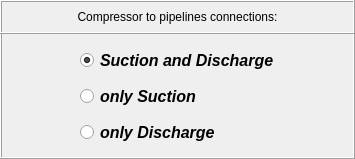
     <widget class="QFrame" name="frame_6">
      <property name="geometry">
       <rect>
        <x>68</x>
        <y>158</y>
        <width>355</width>
        <height>159</height>
       </rect>
      </property>
      <property name="minimumSize">
       <size>
        <width>355</width>
        <height>0</height>
       </size>
      </property>
      <property name="maximumSize">
       <size>
        <width>355</width>
        <height>16777215</height>
       </size>
      </property>
      <property name="frameShape">
       <enum>QFrame::Box</enum>
      </property>
      <property name="frameShadow">
       <enum>QFrame::Raised</enum>
      </property>
      <widget class="QLabel" name="label_6">
       <property name="geometry">
        <rect>
         <x>0</x>
         <y>0</y>
         <width>355</width>
         <height>34</height>
        </rect>
       </property>
       <property name="minimumSize">
        <size>
         <width>355</width>
         <height>34</height>
        </size>
       </property>
       <property name="maximumSize">
        <size>
         <width>355</width>
         <height>34</height>
        </size>
       </property>
       <property name="font">
        <font>
         <italic>false</italic>
        </font>
       </property>
       <property name="frameShape">
        <enum>QFrame::Box</enum>
       </property>
       <property name="frameShadow">
        <enum>QFrame::Raised</enum>
       </property>
       <property name="text">
        <string>Compressor to pipelines connections:</string>
       </property>
       <property name="alignment">
        <set>Qt::AlignCenter</set>
       </property>
      </widget>
      <widget class="QWidget" name="verticalLayoutWidget">
       <property name="geometry">
        <rect>
         <x>80</x>
         <y>44</y>
         <width>219</width>
         <height>105</height>
        </rect>
       </property>
       <layout class="QVBoxLayout" name="verticalLayout">
        <item>
         <widget class="QRadioButton" name="radioButton_connected_at_suction_and_discharge">
          <property name="minimumSize">
           <size>
            <width>200</width>
            <height>28</height>
           </size>
          </property>
          <property name="maximumSize">
           <size>
            <width>200</width>
            <height>28</height>
           </size>
          </property>
          <property name="font">
           <font>
            <family>Arial</family>
            <pointsize>12</pointsize>
            <weight>75</weight>
            <italic>true</italic>
            <bold>true</bold>
           </font>
          </property>
          <property name="text">
           <string>Suction and Discharge</string>
          </property>
          <property name="checked">
           <bool>true</bool>
          </property>
         </widget>
        </item>
        <item>
         <widget class="QRadioButton" name="radioButton_connected_at_suction">
          <property name="minimumSize">
           <size>
            <width>180</width>
            <height>28</height>
           </size>
          </property>
          <property name="maximumSize">
           <size>
            <width>180</width>
            <height>28</height>
           </size>
          </property>
          <property name="font">
           <font>
            <family>Arial</family>
            <pointsize>12</pointsize>
            <weight>75</weight>
            <italic>true</italic>
            <bold>true</bold>
           </font>
          </property>
          <property name="text">
           <string>only Suction</string>
          </property>
         </widget>
        </item>
        <item>
         <widget class="QRadioButton" name="radioButton_connected_at_discharge">
          <property name="minimumSize">
           <size>
            <width>180</width>
            <height>28</height>
           </size>
          </property>
          <property name="maximumSize">
           <size>
            <width>180</width>
            <height>28</height>
           </size>
          </property>
          <property name="font">
           <font>
            <family>Arial</family>
            <pointsize>12</pointsize>
            <weight>75</weight>
            <italic>true</italic>
            <bold>true</bold>
           </font>
          </property>
          <property name="text">
           <string>only Discharge</string>
          </property>
         </widget>
        </item>
       </layout>
      </widget>
     </widget>
